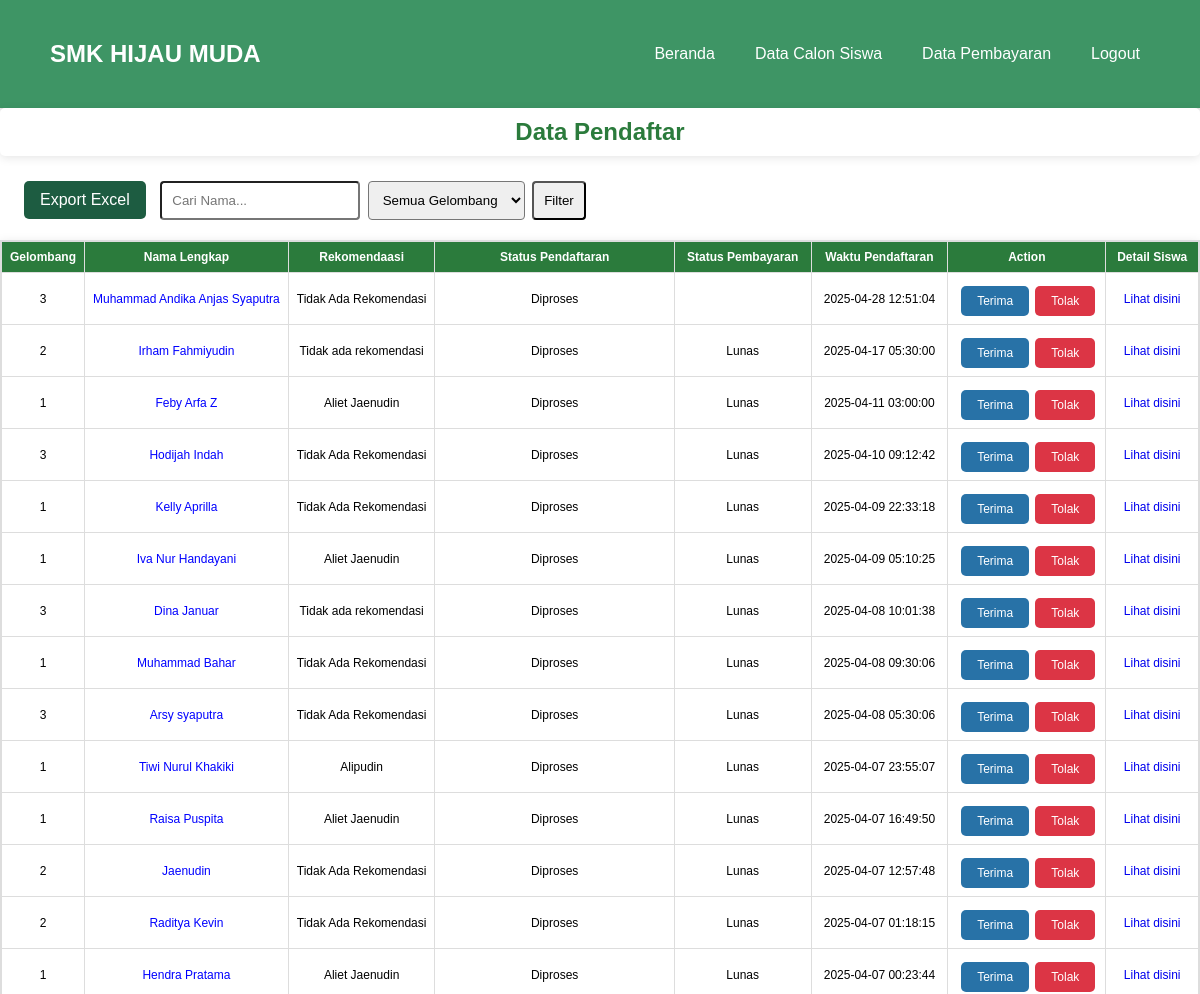
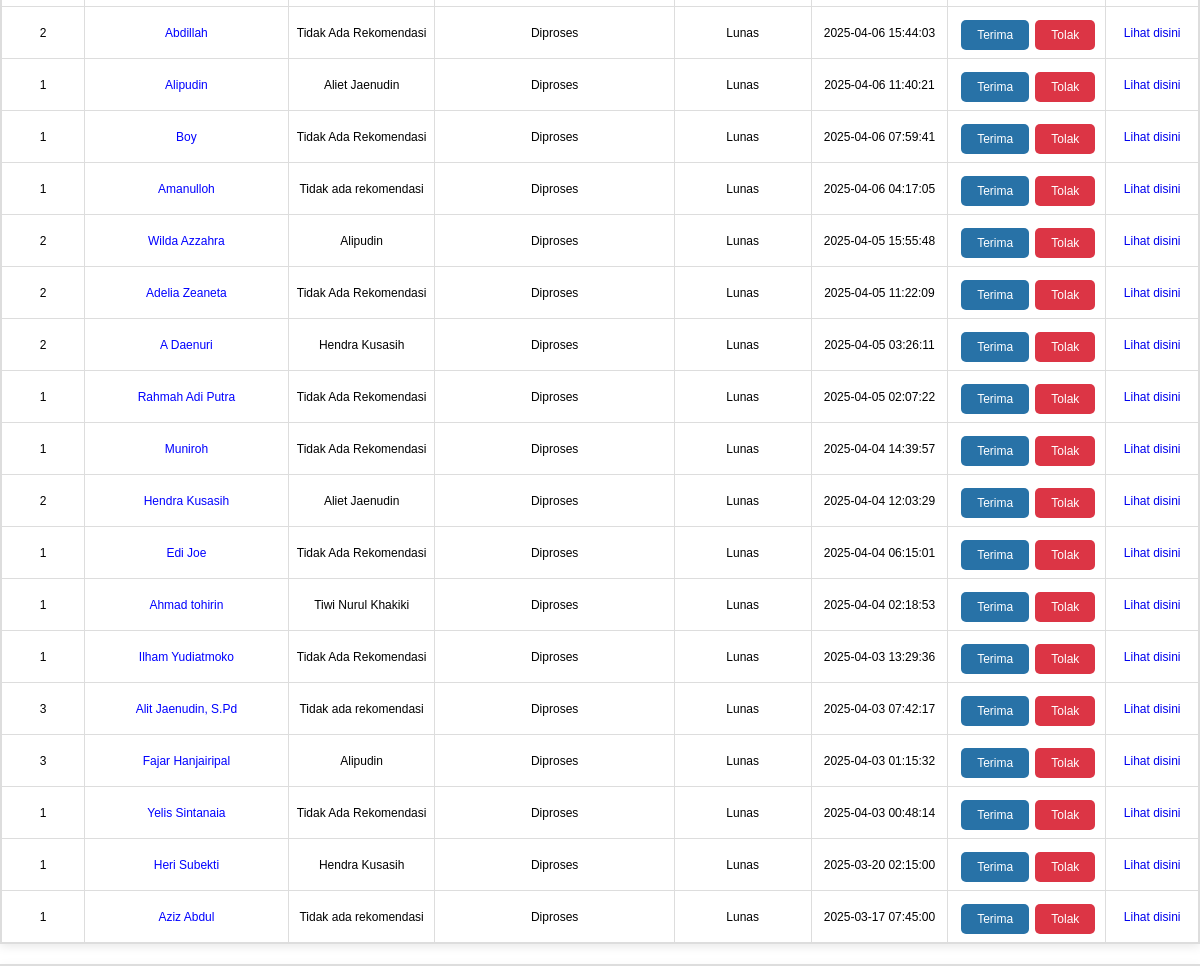
The page /data_pendaftar_admin.php on the database its author committed (2 pictures, top to bottom).
### tables this page shows
CREATE TABLE `pendaftar` (
  `user_id` int(11) NOT NULL,
  `gelombang` varchar(255) NOT NULL,
  `rekomendasi` varchar(255) NOT NULL,
  `nama` varchar(100) DEFAULT NULL,
  `tempat_lahir` varchar(100) DEFAULT NULL,
  `tanggal_lahir` date DEFAULT NULL,
  `jenis_kelamin` enum('laki-laki','perempuan') DEFAULT NULL,
  `alamat` text DEFAULT NULL,
  `agama` varchar(50) DEFAULT NULL,
  `anak_ke` int(11) DEFAULT NULL,
  `jumlah_saudara` int(11) DEFAULT NULL,
  `status_keluarga` varchar(50) DEFAULT NULL,
  `asal_sekolah` varchar(100) DEFAULT NULL,
  `npsn` varchar(20) DEFAULT NULL,
  `jurusan` varchar(50) DEFAULT NULL,
  `nisn` varchar(20) DEFAULT NULL,
  `keluhan` text DEFAULT NULL,
  `nama_ayah` varchar(100) DEFAULT NULL,
  `pekerjaan_ayah` varchar(100) DEFAULT NULL,
  `nama_ibu` varchar(100) DEFAULT NULL,
  `pekerjaan_ibu` varchar(100) DEFAULT NULL,
  `alamat_orang_tua` text DEFAULT NULL,
  `gaji_orang_tua` decimal(15,2) DEFAULT NULL,
  `status_pendaftaran` varchar(50) DEFAULT 'Diproses',
  `timestamp` timestamp NOT NULL DEFAULT current_timestamp(),
  `nik` varchar(50) DEFAULT NULL,
  `status_pembayaran` enum('Telah Bayar','proses Pengembalian') NOT NULL DEFAULT 'Telah Bayar',
  `foto` varchar(255) DEFAULT NULL,
  `kk` varchar(255) DEFAULT NULL,
  `akta` varchar(255) DEFAULT NULL,
  `skl` varchar(255) DEFAULT NULL,
  `Alamat_Sekolah` varchar(255) NOT NULL,
  `email` varchar(255) NOT NULL,
  `telp` varchar(15) NOT NULL,
  `admin_id` int(11) DEFAULT NULL
);

CREATE TABLE `pembayaran_siswa` (
  `user_id` int(11) NOT NULL,
  `nama` varchar(100) NOT NULL,
  `jumlah_bayar` decimal(10,2) NOT NULL,
  `metode_pembayaran` enum('Transfer Bank','E-Wallet','Tunai') NOT NULL,
  `tanggal_bayar` date DEFAULT NULL,
  `bukti_pembayaran` varchar(255) NOT NULL,
  `created_at` timestamp NOT NULL DEFAULT current_timestamp(),
  `status_pembayaran` enum('Belum Bayar','Lunas') NOT NULL DEFAULT 'Belum Bayar'
);

### data_pendaftar_admin.php (the view, shortened to what this page needs)
<?php
include 'includes/db.php';
$query = "
    SELECT pendaftar.*, pembayaran_siswa.status_pembayaran
    FROM pendaftar
    LEFT JOIN pembayaran_siswa ON pendaftar.user_id = pembayaran_siswa.user_id
    WHERE 1=1";
$query .= " ORDER BY pendaftar.timestamp DESC";
$result = mysqli_query($conn, $query) or die("Error: " . mysqli_error($conn));
?>
<!DOCTYPE html>
<html lang="id">
<head>
    <link rel="stylesheet" href="css/data_pendaftar.css">
</head>
<body>
<header>
    <nav class="navbar">
        <div class="logo">
            <h1>SMK HIJAU MUDA</h1>
        </div>
        <ul class="nav-menu">
                <li><a href="admin_dashboard.php">Beranda</a></li>
                <li><a href="data_pendaftar_admin.php">Data Calon Siswa</a></li>
                <li><a href="data_pembayaran.php">Data Pembayaran</a></li>
                <li><a href="logout.php">Logout</a></li>
            </ul>
    </nav>
</header>
<main>
    <h2>Data Pendaftar</h2>
    <a class="export-button diterima" href="?export">Export Excel</a>
   <form id="filterForm" method="GET" action="">
    <input type="text" name="nama" id="nama" placeholder="Cari Nama..."
        value="<?= isset($_GET['nama']) ? htmlspecialchars($_GET['nama']) : '' ?>"
        style="padding: 10px; width: 200px;">
    <select name="gelombang" id="gelombang">
        <option value="">Semua Gelombang</option>
    </select>
    <button type="submit" class="button export">Filter</button>
</form>
    <table>
        <thead>
            <tr>
            <th>Gelombang</th>
            <th>Nama Lengkap</th>
            <th>Rekomendaasi</th>
            <th>Status Pendaftaran</th>
            <th>Status Pembayaran</th>
            <th>Waktu Pendaftaran</th>
            <th>Action</th>
            <th>Detail Siswa</th>
            </tr>
        </thead>
        <tbody id="data_table" >
            <?php while ($row = $result->fetch_assoc()) { ?>
            <tr>
            <td><?= $row['gelombang']; ?></td>
            <td>
                <a href="siswa_detail.php?id=<?= $row['user_id']; ?>" style="text-decoration: none; color: blue;">
                    <?= $row['nama']; ?>
                </a>
            </td>
                    <td><?= $row['rekomendasi']; ?></td>
                    <td><?= $row['status_pendaftaran']; ?></td>
                    <td><?= $row['status_pembayaran']; ?></td>
                    <td><?= $row['timestamp']; ?></td>
                <td>
                <form id="form_<?php echo $row['user_id']; ?>" method="POST">
                    <button type="button" class="export-button diterima"
                        style="background-color:rgb(40, 114, 167); color: white; border: none; padding: 8px 16px; cursor: pointer; border-radius: 5px;"
                        onclick="confirmAction('<?php echo $row['user_id']; ?>', 'terima')">Terima</button>
                    <button type="button" class="export-button ditolak"
                        style="background-color: #dc3545; color: white; border: none; padding: 8px 16px; cursor: pointer; border-radius: 5px;"
                        onclick="confirmAction('<?php echo $row['user_id']; ?>', 'tolak')">Tolak</button>
                </form>
                </td>
                <td>
                    <a style="text-decoration:none;" href="siswa_detail.php?id=<?= $row['user_id']; ?>" class="btn">
                    Lihat disini
                    </a>
                </td>
            </tr>
            <?php } ?>
        </tbody>
    </table>
</main>
</body>
</html>

### css/data_pendaftar.css (style rules this page uses)
* { margin: 0; padding: 0; box-sizing: border-box; }
body { font-family: 'Arial', sans-serif; background: linear-gradient(120deg, #e6e6e6); min-height: 100vh; display: flex; flex-direction: column; }
header { background: #3e9565; color: #fff; }
.navbar { display: flex; justify-content: space-between; align-items: center; flex-wrap: wrap; padding: 10px 20px; box-shadow: 0 2px 5px rgba(0, 0, 0, 0.2); }
.logo h1 { font-size: 24px; margin: 30px; color: #fff; }
.nav-menu { list-style: none; display: flex; gap: 20px; margin-right: 30px; }
.nav-menu li { position: relative; }
.nav-menu a { color: #fff; text-decoration: none; font-size: 16px; padding: 10px; transition: color 0.3s ease, background-color 0.3s ease; border-radius: 5px; }
h2 { color: #2b7b3c; text-align: center; background-color: #fff; padding: 10px; border-radius: 5px; margin-bottom: 20px; box-shadow: 0 2px 10px rgba(0, 0, 0, 0.1); animation: fadeIn 0.5s ease-in; }
table { width: 100%; border-collapse: collapse; margin-top: 20px; background-color: #fff; box-shadow: 0 2px 10px rgba(0, 0, 0, 0.1); animation: fadeIn 0.5s ease-in; table-layout: auto; }
th, td { padding: 10px; text-align: center; font-size: 14px; box-sizing: border-box; }
table, th, td { border: 1px solid #ddd; }
th { background-color: #2b7b3c; color: #fff; }
th:nth-child(1), td:nth-child(1) { width: 5%; }
th:nth-child(2), td:nth-child(2) { width: 10%; }
th:nth-child(3), td:nth-child(3) { width: 5%; }
th:nth-child(4), td:nth-child(4) { width: 20%; }
th:nth-child(5), td:nth-child(5) { width: auto; }
td button { background-color: #2b7b3c; color: #fff; border: none; padding: 5px 10px; border-radius: 3px; cursor: pointer; transition: background-color 0.3s; font-size: 12px; }
.export-button { display: inline-block; background-color: #2b7b3c; color: white; padding: 10px 20px; border: none; border-radius: 5px; cursor: pointer; text-decoration: none; margin-top: 5px; transition: background-color 0.3s; margin-left:2%; }
table { display: block; overflow-x: auto; white-space: nowrap; }
th, td { font-size: 12px; padding: 8px; }

### data_pendaftar_admin.php (style rules this page uses)
#filterForm { display: inline-block; margin-left: 10px; }
.export-button { display: inline-block; padding: 10px 16px; background-color:rgb(29, 92, 65); color: white; text-decoration: none; border-radius: 5px; }
#filterForm input, #filterForm select, #filterForm button { padding: 10px; margin-right: 3px; border-radius: 4px; }

### rows shown on the page
pendaftar: gelombang "3", nama "Muhammad Andika Anjas Syaputra", rekomendasi "Tidak Ada Rekomendasi", status_pendaftaran "Diproses", timestamp "2025-04-28 12:51:04"
pendaftar: gelombang "2", nama "Irham Fahmiyudin", rekomendasi "Tidak ada rekomendasi", status_pendaftaran "Diproses", pembayaran_siswa.status_pembayaran "Lunas", timestamp "2025-04-17 05:30:00"
pendaftar: gelombang "1", nama "Feby Arfa Z", rekomendasi "Aliet Jaenudin", status_pendaftaran "Diproses", pembayaran_siswa.status_pembayaran "Lunas", timestamp "2025-04-11 03:00:00"
pendaftar: gelombang "3", nama "Hodijah Indah", rekomendasi "Tidak Ada Rekomendasi", status_pendaftaran "Diproses", pembayaran_siswa.status_pembayaran "Lunas", timestamp "2025-04-10 09:12:42"
pendaftar: gelombang "1", nama "Kelly Aprilla", rekomendasi "Tidak Ada Rekomendasi", status_pendaftaran "Diproses", pembayaran_siswa.status_pembayaran "Lunas", timestamp "2025-04-09 22:33:18"
pendaftar: gelombang "1", nama "Iva Nur Handayani", rekomendasi "Aliet Jaenudin", status_pendaftaran "Diproses", pembayaran_siswa.status_pembayaran "Lunas", timestamp "2025-04-09 05:10:25"
pendaftar: gelombang "3", nama "Dina Januar", rekomendasi "Tidak ada rekomendasi", status_pendaftaran "Diproses", pembayaran_siswa.status_pembayaran "Lunas", timestamp "2025-04-08 10:01:38"
pendaftar: gelombang "1", nama "Muhammad Bahar", rekomendasi "Tidak Ada Rekomendasi", status_pendaftaran "Diproses", pembayaran_siswa.status_pembayaran "Lunas", timestamp "2025-04-08 09:30:06"
pendaftar: gelombang "3", nama "Arsy syaputra", rekomendasi "Tidak Ada Rekomendasi", status_pendaftaran "Diproses", pembayaran_siswa.status_pembayaran "Lunas", timestamp "2025-04-08 05:30:06"
pendaftar: gelombang "1", nama "Tiwi Nurul Khakiki", rekomendasi "Alipudin", status_pendaftaran "Diproses", pembayaran_siswa.status_pembayaran "Lunas", timestamp "2025-04-07 23:55:07"
pendaftar: gelombang "1", nama "Raisa Puspita", rekomendasi "Aliet Jaenudin", status_pendaftaran "Diproses", pembayaran_siswa.status_pembayaran "Lunas", timestamp "2025-04-07 16:49:50"
pendaftar: gelombang "2", nama "Jaenudin", rekomendasi "Tidak Ada Rekomendasi", status_pendaftaran "Diproses", pembayaran_siswa.status_pembayaran "Lunas", timestamp "2025-04-07 12:57:48"
pendaftar: gelombang "2", nama "Raditya Kevin", rekomendasi "Tidak Ada Rekomendasi", status_pendaftaran "Diproses", pembayaran_siswa.status_pembayaran "Lunas", timestamp "2025-04-07 01:18:15"
pendaftar: gelombang "1", nama "Hendra Pratama", rekomendasi "Aliet Jaenudin", status_pendaftaran "Diproses", pembayaran_siswa.status_pembayaran "Lunas", timestamp "2025-04-07 00:23:44"
pendaftar: gelombang "2", nama "Abdillah", rekomendasi "Tidak Ada Rekomendasi", status_pendaftaran "Diproses", pembayaran_siswa.status_pembayaran "Lunas", timestamp "2025-04-06 15:44:03"
pendaftar: gelombang "1", nama "Alipudin", rekomendasi "Aliet Jaenudin", status_pendaftaran "Diproses", pembayaran_siswa.status_pembayaran "Lunas", timestamp "2025-04-06 11:40:21"
pendaftar: gelombang "1", nama "Boy", rekomendasi "Tidak Ada Rekomendasi", status_pendaftaran "Diproses", pembayaran_siswa.status_pembayaran "Lunas", timestamp "2025-04-06 07:59:41"
pendaftar: gelombang "1", nama "Amanulloh", rekomendasi "Tidak ada rekomendasi", status_pendaftaran "Diproses", pembayaran_siswa.status_pembayaran "Lunas", timestamp "2025-04-06 04:17:05"
pendaftar: gelombang "2", nama "Wilda Azzahra", rekomendasi "Alipudin", status_pendaftaran "Diproses", pembayaran_siswa.status_pembayaran "Lunas", timestamp "2025-04-05 15:55:48"
pendaftar: gelombang "2", nama "Adelia Zeaneta", rekomendasi "Tidak Ada Rekomendasi", status_pendaftaran "Diproses", pembayaran_siswa.status_pembayaran "Lunas", timestamp "2025-04-05 11:22:09"
pendaftar: gelombang "2", nama "A Daenuri", rekomendasi "Hendra Kusasih", status_pendaftaran "Diproses", pembayaran_siswa.status_pembayaran "Lunas", timestamp "2025-04-05 03:26:11"
pendaftar: gelombang "1", nama "Rahmah Adi Putra", rekomendasi "Tidak Ada Rekomendasi", status_pendaftaran "Diproses", pembayaran_siswa.status_pembayaran "Lunas", timestamp "2025-04-05 02:07:22"
pendaftar: gelombang "1", nama "Muniroh", rekomendasi "Tidak Ada Rekomendasi", status_pendaftaran "Diproses", pembayaran_siswa.status_pembayaran "Lunas", timestamp "2025-04-04 14:39:57"
pendaftar: gelombang "2", nama "Hendra Kusasih", rekomendasi "Aliet Jaenudin", status_pendaftaran "Diproses", pembayaran_siswa.status_pembayaran "Lunas", timestamp "2025-04-04 12:03:29"
pendaftar: gelombang "1", nama "Edi Joe", rekomendasi "Tidak Ada Rekomendasi", status_pendaftaran "Diproses", pembayaran_siswa.status_pembayaran "Lunas", timestamp "2025-04-04 06:15:01"
pendaftar: gelombang "1", nama "Ahmad tohirin", rekomendasi "Tiwi Nurul Khakiki", status_pendaftaran "Diproses", pembayaran_siswa.status_pembayaran "Lunas", timestamp "2025-04-04 02:18:53"
pendaftar: gelombang "1", nama "Ilham Yudiatmoko", rekomendasi "Tidak Ada Rekomendasi", status_pendaftaran "Diproses", pembayaran_siswa.status_pembayaran "Lunas", timestamp "2025-04-03 13:29:36"
pendaftar: gelombang "3", nama "Alit Jaenudin, S.Pd", rekomendasi "Tidak ada rekomendasi", status_pendaftaran "Diproses", pembayaran_siswa.status_pembayaran "Lunas", timestamp "2025-04-03 07:42:17"
pendaftar: gelombang "3", nama "Fajar Hanjairipal", rekomendasi "Alipudin", status_pendaftaran "Diproses", pembayaran_siswa.status_pembayaran "Lunas", timestamp "2025-04-03 01:15:32"
pendaftar: gelombang "1", nama "Yelis Sintanaia", rekomendasi "Tidak Ada Rekomendasi", status_pendaftaran "Diproses", pembayaran_siswa.status_pembayaran "Lunas", timestamp "2025-04-03 00:48:14"
pendaftar: gelombang "1", nama "Heri Subekti", rekomendasi "Hendra Kusasih", status_pendaftaran "Diproses", pembayaran_siswa.status_pembayaran "Lunas", timestamp "2025-03-20 02:15:00"
pendaftar: gelombang "1", nama "Aziz Abdul", rekomendasi "Tidak ada rekomendasi", status_pendaftaran "Diproses", pembayaran_siswa.status_pembayaran "Lunas", timestamp "2025-03-17 07:45:00"
